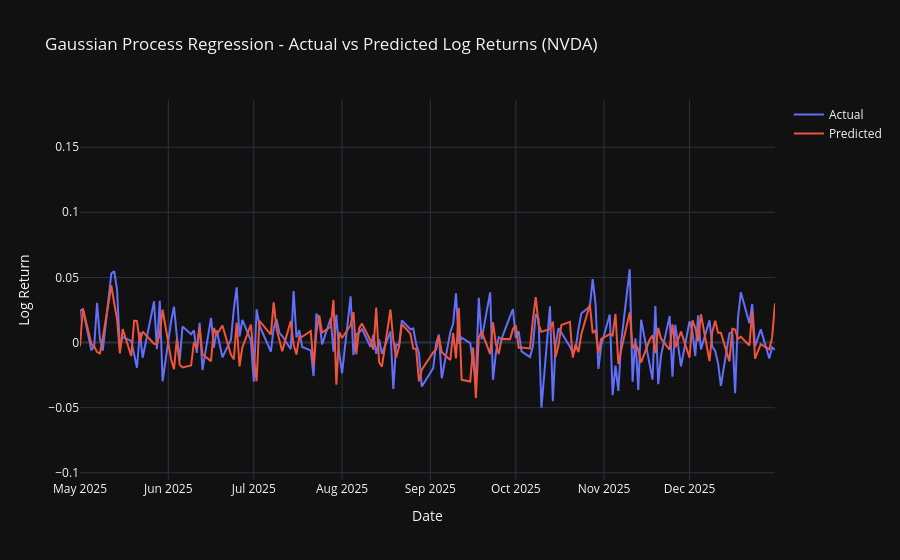

Write notebook code for a chart like this one.
### Markdown cell above
## 16. Predictions vs Actual

### Code cell
fig = go.Figure()

fig.add_trace(go.Scatter(
    x=dates_test,
    y=y_test,
    mode="lines",
    name="Actual"
))

fig.add_trace(go.Scatter(
    x=dates_test,
    y=predictions,
    mode="lines",
    name="Predicted"
))

fig.update_layout(
    title=f"Gaussian Process Regression - Actual vs Predicted Log Returns ({ticker})",
    xaxis_title="Date",
    yaxis_title="Log Return",
    template="plotly_dark"
)

fig.update_xaxes(range=["2025-05-01", dates_test[-1]])

fig.show()

### Figure 1 — Plotly figure (JSON) as saved in the notebook; plotly's stock layout.template omitted (floating-point values rounded to 4 significant figures; data arrays with more than 128 entries replaced by an {"elided": "..."} marker saying what was removed)
{"data": [{"mode": "lines", "name": "Actual", "type": "scatter", "x": {"elided": "223 str values"}, "y": {"elided": "223 float values"}}, {"mode": "lines", "name": "Predicted", "type": "scatter", "x": {"elided": "223 str values"}, "y": {"elided": "223 float values"}}], "layout": {"title": {"text": "Gaussian Process Regression - Actual vs Predicted Log Returns (NVDA)"}, "xaxis": {"range": ["2025-05-01", "2025-12-31T00:00:00"], "title": {"text": "Date"}}, "yaxis": {"title": {"text": "Log Return"}}}}
